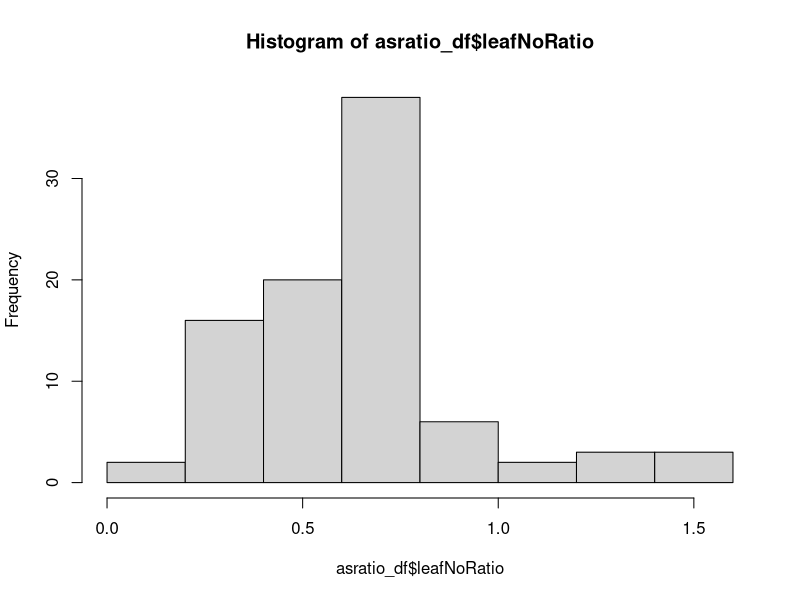

The R script that drew this image: (Note: this script raises an error after producing the figure.)
# ******************************************************************************

###                     Rex and Sof's Salinity Workshop                      ###

# ******************************************************************************

# ******************************************************************************

# Salinity Data Analysis ----------------

# ******************************************************************************

# first, we're going to clear the data from our global environment, so we have a 
# fresh start

rm(list = ls())


# Let's import our data

# the folder we are working in is called our "working directory". It is good 
# convention to keep everything you're working on in this folder. You can check 
# you're using the correct working directory by using 
getwd()
# if the working directory isn't the folder you want to use, you can use 
# setwd("xxxx enter filepath here xxx") # to set your working directory. 
# your data should be saved in your working directory folder. You can then easily
# access this data:

all_data <- na.omit(data.frame(read.csv("2022_data.csv")))  
# read.csv will import the data from our working directory
head(all_data) 
# note that we now have all_data in our global environment, which is ##### observations 
# of #### variables
# the name of our species column is a little weird, so lets sort that out:
names(all_data)[1] <- 'species'
# and we can check that everything looks right
str(all_data)
summary(all_data)

# To standardise our results, we have calculated each variable as 
# a ratio of the mean of the control. 
# We are going to analyse the response variables leaf_no_ratio, shoot_height_ratio, 
# root_length_ratio, fw_shoot_root_ratio, dw_shoot_root_ratio, shoot_moisture, and root_moisture.


# Before we get into it, let's make sure our data is formatted so that we can work 
# with it easily. This can be tedious, but saves time in the long run

# Let's assign all of the variables we're going to use to their own object. 

species <- all_data$species
saltConc <- as.character(all_data$salt_conc) 
# this would automatically be numerical, we want it to be character, because we're 
# using it as a categorical variable.
leafNoRatio <- all_data$leaf_no_ratio
shootHtRatio <- all_data$shoot_height_ratio
rootLnRatio <- all_data$root_length_ratio
fwShootRoot <- all_data$fw_shoot_root_ratio
dwShootRoot <- all_data$dw_shoot_root_ratio
shootMoist <- all_data$shoot_moisture
rootMoist <- all_data$root_moisture
totMoist <- all_data$total_moisture

# While we do this, we're going to exclude the controls for the "leaf number-", 
# "shoot height-" and "root length (ratio to control mean)" variables. We're going 
# to combine them into dataframes with the species and salt concentration
# because we want to make sure we have the same number of observations for each of these variables.

asratio_df1 <- cbind.data.frame(species, saltConc, leafNoRatio, shootHtRatio, rootLnRatio)
asratio_df <- asratio_df1[asratio_df1$saltConc>0,] 
# this will ensure that all salt concentrations in this dataframe are greater than 0
                             
# we can get the summary for any of these variables and see the datatypes, etc
summary(asratio_df)
str(asratio_df)
# and we can check how many replicates we have for each treatment
table(asratio_df$species, asratio_df$saltConc)

# and we'll just make a dataframe of the rest of the variables, because it makes 
# plotting easier down the track:
alldata_df <- cbind.data.frame(species, saltConc, fwShootRoot, dwShootRoot, 
                               shootMoist, rootMoist, totMoist)

# Next, we need to perform some assumption testing. This is like checking in the 
# pantry to see what ingredients you have. If you have eggs, flour, milk, and sugar, 
# you can make a cake. If you have eggs, milk, bacon and cheese
# you can make an omelette. We want to do a two-way ANOVA, but we need to check 
# that we have all of the ingredients, first. 
# The assumptions (ingredients) of an ANOVA are:
#     > normally distributed data
#     > homogeneity of variances
#     > data are independent (we know our data are independent because the plants 
# were grown in their own pots, and don't influence each other either way.)


# Leaf Number as a Ratio of Control Mean ----------------------------------

# first, we're going to analyse the plant's leaf number as a ratio to the mean control in 
# response to salinity level.

# Let's check our assumptions:

### Assumption 1: data are normally distributed
# The central limit theorem tells us that When we have a sample size large enough 
# (n > 30), the sampling distribution will be normal, regardless of the distribution 
# of the data. However, it's good practice to report your assumption testing in 
# your statistical methods section. 
# We are going to use the Shapiro-Wilk method to test normality. 
# the null hypothesis is that sample distribution is normal. If the test is significant, 
# the distribution is non-normal. 
# If our p-value is > 0.05, we can assume that our data is normally distributed.

# We just extract the column needed from our relevant dataset, and we can do this 
# within the shapiro.test function
shapiro.test(asratio_df$leafNoRatio)

# we can visually assess distribution using histograms 
hist(asratio_df$leafNoRatio)


# if we compare the results from our normality tests with our histograms, we can 
# see whether our data are normally distributed.

# Sometimes, to bring our data closer to normality, we can remove some outliers. 
# We need to explore this visually using boxplots, for both our species and our salt concentration. 

# we're going to use the package 'ggpubr' to make some plots to visualise our group differences. This first needs
#installing like so:

install.packages("ggpubr")
library(ggpubr)
library(dplyr)

#plot leaf number as ratio to control mean by groups "salt concentration"
# colour box plot by second group "species"

ggboxplot(asratio_df, x = "saltConc", y = "leafNoRatio", color = "species")

# In this case, we can see that there are some outliers present. Generally, outliers
# are classed as numbers outside of 1.5 * the interquartile range. 
# we are going to remove these outliers. Make sure to give justification for this removal in your methods section.

# first, we work out what our first and third quartiles are for our data:
quartiles <- quantile(asratio_df$leafNoRatio, probs=c(.25, .75), na.rm = FALSE) 
# and determine the interquartile range (IQR)
IQR <- IQR(asratio_df$leafNoRatio)

# Then we find our lower and upper limits:
Lower <- quartiles[1] - 1.5*IQR
Upper <- quartiles[2] + 1.5*IQR 

# and reassign any data above the lower threshold and below the upper threshold to a new dataframe, 
# which we will use for the analysis.
leafNoRatio_noOutliers <- filter(asratio_df, leafNoRatio > Lower & leafNoRatio < Upper )

# let's check how many replicates we have for each, now

table(leafNoRatio_noOutliers$species, leafNoRatio_noOutliers$saltConc)

# After relevant outliers are removed, we can then re-test for normality using our Shapiro-Wilk tests.
shapiro.test(leafNoRatio_noOutliers$leafNoRatio)

# we still have a significant p-value, but let's check out our histogram:
hist(leafNoRatio_noOutliers$leafNoRatio)

ggboxplot(leafNoRatio_noOutliers, x = "saltConc", y = "leafNoRatio", color = "species")

# looks pretty good. Let's proceed.

### Assumption 2: variances are homogeneous

# the Levene's test for Homogeneity of Variance (in the 'car' package) will tell us if our variances are homogeneous - 
# that is, that all population variances are equal. A p - value < 0.05 will suggest that variances are significantly 
# different and that this assumption has been violated
# install.packages("car")
library(car) # access the car package

leveneTest(leafNoRatio ~ species*saltConc, data = leafNoRatio_noOutliers)

### two-way ANOVA

# now that we have the ingredients, let's bake our lovely ANOVA cake!
# the null hypotheses for a two-way ANOVA are:
#       > there is no difference in the means of factor A
#       > there is no difference in the means of factor B
#       > there is no interaction between factor A and B. 
# if the p-value for our ANOVA is >0.05, we reject the null, and find that there 
# is a significant difference or interaction.

leafno.aov <- aov(leafNoRatio ~ species * saltConc, data = leafNoRatio_noOutliers)
summary(leafno.aov)

 # we can generate some summary statistics for our response data, depending on our two factors:
require("dplyr")
group_by(leafNoRatio_noOutliers, species, saltConc) %>%
  summarise(count = n(),mean = mean(leafNoRatio, na.rm = TRUE),
            sd = sd(leafNoRatio, na.rm = TRUE))

# the ANOVA tells us that there are differences group means, but we don't know 
# which pairs of groups are different. We can use a Tukey multiple pairwise comparisons 
# test to see where these differences lie. Since we only have two species, 
# only need to do this for our salt concentrations:

TukeyHSD(leafno.aov, which = "saltConc")
# when interpreting the output, diff: difference between means of the two groups, 
# lwr & upr: the lower and the upper end point of the confidence interval at 95%, 
# p adj: p-value after adjustment for the multiple comparisons.


### let's graph it!

# To visualise our data (and for our report), we need to generate a means plot.
# we are going to plot our response variable by groups "saltConc", and use the colours to show the species.
# we add error bars using mean_se
# we can explore the options for our plot using the help for ggline, 
# have a play and see what you think shows your results the best!
?ggline


ggline(leafNoRatio_noOutliers, x = "saltConc", y = "leafNoRatio", color = "species",
       add = c("mean_se"),
       xlab = "salt concentration (g/L)",
       ylab = "number of leaves (ratio to control mean)",
       legend = "right")

# once we're happy with our plot, we click "export" and save it in our working folder.


# Congratulations! You've now gone through ALL code you will need to use for this prac!
# The next analyses use exactly the same functions as for the leafNoRatio variable. The
#code will now have fewer and fewer comments as you get more used to repeating the same
#analyses.

# Root length as a Ratio of Control Mean ----------------------------------

# Let's check our assumptions:

### Assumption 1: data are normally distributed
# let's do a shapiro-wilk test of normality on our rootLnRatio variable
shapiro.test(asratio_df$rootLnRatio)

# If the Sig. value of the Shapiro-Wilk Test is greater than 0.05, the data is normal. 
# If it is below 0.05, the data significantly deviate from a normal distribution.

# we can visually assess distribution using histograms 
hist(asratio_df$rootLnRatio)

# if we compare the results from our normality tests with our histograms, we can 
# see whether our data are normally distributed.

# Sometimes, to bring our data closer to normality, we can remove some outliers. 
# We need to explore this visually using boxplots, for both our species and our salt concentration. 

# plot root length as a ratio to control mean by groups "salt concentration"
# colour box plot by second group "species"

ggboxplot(asratio_df, x = "saltConc", y = "rootLnRatio", color = "species")

# We can then make note of where outliers occur, and remove them from our data set if we 
# have a valid reason to do so.

# In this case, we can see that there are some outliers present. Generally, outliers
# are classed as numbers outside of 1.5 * the interquartile range. 
# we are going to remove these outliers. Make sure to give justification for this removal in your methods section.

# first, we work out what our first and third quartiles are for our data:
quartiles <- quantile(asratio_df$rootLnRatio, probs=c(.25, .75), na.rm = FALSE) 
# and determine the interquartile range (IQR)
IQR <- IQR(asratio_df$rootLnRatio)

# Then we find our lower and upper limits:
Lower <- quartiles[1] - 1.5*IQR
Upper <- quartiles[2] + 1.5*IQR 

# and reassign any data above the lower threshold and below the upper threshold to a new dataframe, 
# which we will use for the analysis.
rootLnRatio_noOutliers <- filter(asratio_df, rootLnRatio > Lower & rootLnRatio < Upper )

# After relevant outliers are removed, we can then re-test for normality using our Shapiro-Wilk tests.
shapiro.test(rootLnRatio_noOutliers$rootLnRatio)

# And double check using a histogram:
# we can visually assess distribution using histograms 
hist(rootLnRatio_noOutliers$rootLnRatio)

# and have another look at our new boxplots:
ggboxplot(rootLnRatio_noOutliers, x = "saltConc", y = "rootLnRatio", color = "species")

table(rootLnRatio_noOutliers$species, rootLnRatio_noOutliers$saltConc)

### Assumption 2: variances are homogeneous

# Let's do our levene's test

leveneTest(rootLnRatio ~ species*saltConc, data =rootLnRatio_noOutliers)

# and we're good to go!

### two-way ANOVA

rootLn.aov <- aov(rootLnRatio ~ species * saltConc, data = rootLnRatio_noOutliers)
summary(rootLn.aov)


# we can generate some summary statistics for our response data, depending on our two factors:

group_by(rootLnRatio_noOutliers, species, saltConc) %>%
  summarise(count = n(),mean = mean(rootLnRatio, na.rm = TRUE),
            sd = sd(rootLnRatio, na.rm = TRUE))

# Tukey's HSD will tell is where the differences between groups are

TukeyHSD(rootLn.aov, which = "saltConc")


### let's graph it!

ggline(rootLnRatio_noOutliers, x = "saltConc", y = "rootLnRatio", color = "species",
       add = c("mean_se"),
       xlab = "salt concentration (g/L)",
       ylab = "root length (ratio to control mean)",
       legend = "right")

# don't forget to export your plot

# Shoot height as a Ratio of Control Mean ----------------------------------

# Let's check our assumptions:

### Assumption 1: data are normally distributed
# let's do a shapiro-wilk test of normality on our rootLnRatio variable
shapiro.test(asratio_df$shootHtRatio)

# If the Sig. value of the Shapiro-Wilk Test is greater than 0.05, the data is normal. 
# If it is below 0.05, the data significantly deviate from a normal distribution.

# we can visually assess distribution using histograms 
hist(asratio_df$shootHtRatio)

# hmm, there's quite a bit of skew there. Let's look a little closer using boxplots:

ggboxplot(asratio_df, x = "saltConc", y = "shootHtRatio", color = "species")

# and remove our outliers:

quartiles <- quantile(asratio_df$shootHtRatio, probs=c(.25, .75), na.rm = FALSE) 
IQR <- IQR(asratio_df$shootHtRatio)

Lower <- quartiles[1] - 1.5*IQR
Upper <- quartiles[2] + 1.5*IQR 

shootHtRatio_noOutliers <- filter(asratio_df, shootHtRatio > Lower & shootHtRatio < Upper )

# now we check again:
shapiro.test(shootHtRatio_noOutliers$shootHtRatio)
hist(shootHtRatio_noOutliers$shootHtRatio)
ggboxplot(shootHtRatio_noOutliers, x = "saltConc", y = "shootHtRatio", color = "species")

table(shootHtRatio_noOutliers$species, shootHtRatio_noOutliers$saltConc)

# we still have some skew, and our shapiro-wilk test tells us that our data is not normal.
# however, since ANOVA are robust to deviations from normality, we will proceed and check 
# our next assumption:

### Assumption 2: variances are homogeneous
# Let's do our levene's test
leveneTest(shootHtRatio ~ species*saltConc, data =shootHtRatio_noOutliers)

# and we're good to go!

### two-way ANOVA

shootHt.aov <- aov(shootHtRatio ~ species * saltConc, data = shootHtRatio_noOutliers)
summary(shootHt.aov)

# summary statistics:
group_by(shootHtRatio_noOutliers, species, saltConc) %>%
  summarise(count = n(),mean = mean(shootHtRatio, na.rm = TRUE),
            sd = sd(shootHtRatio, na.rm = TRUE))

# Tukey's HSD will tell is where the differences between groups are

TukeyHSD(shootHt.aov, which = "saltConc")


### let's graph it!

ggline(shootHtRatio_noOutliers, x = "saltConc", y = "shootHtRatio", color = "species",
       add = c("mean_se"),
       xlab = "salt concentration (g/L)",
       ylab = "shoot height (ratio to control mean)",
       legend = "right")

# don't forget to export your plot

### from here, you can either use your newfound knowledge to analyse the remaining five
### variables (this will put you in the running for an HD) or open and run the file 
### "workshop1_salinitycont.R" to work through our code.
### good luck!
